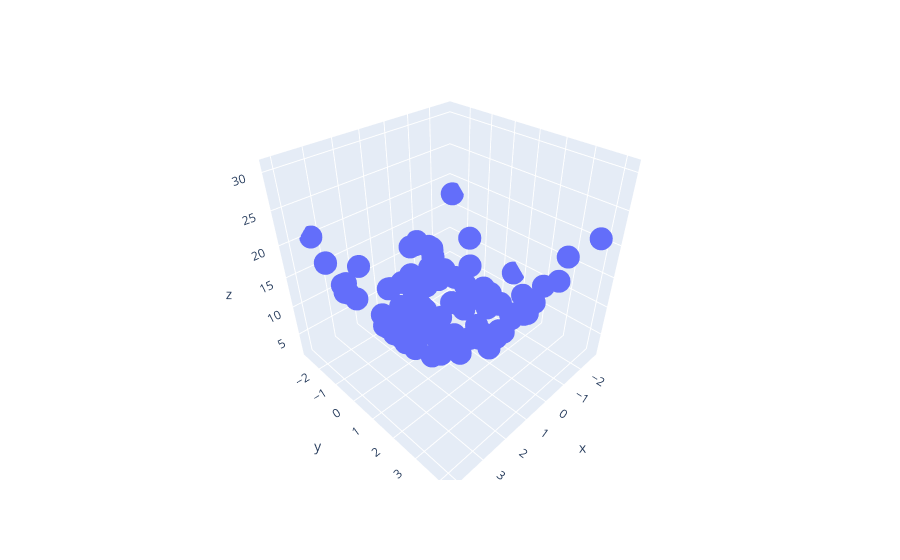

Notebook code cell kept with this figure:
### Code cell
import plotly.express as px
df = px.data.iris()
fig = px.scatter_3d(df, x=X.ravel(), y=y.ravel(), z=z.ravel())
fig.show()
